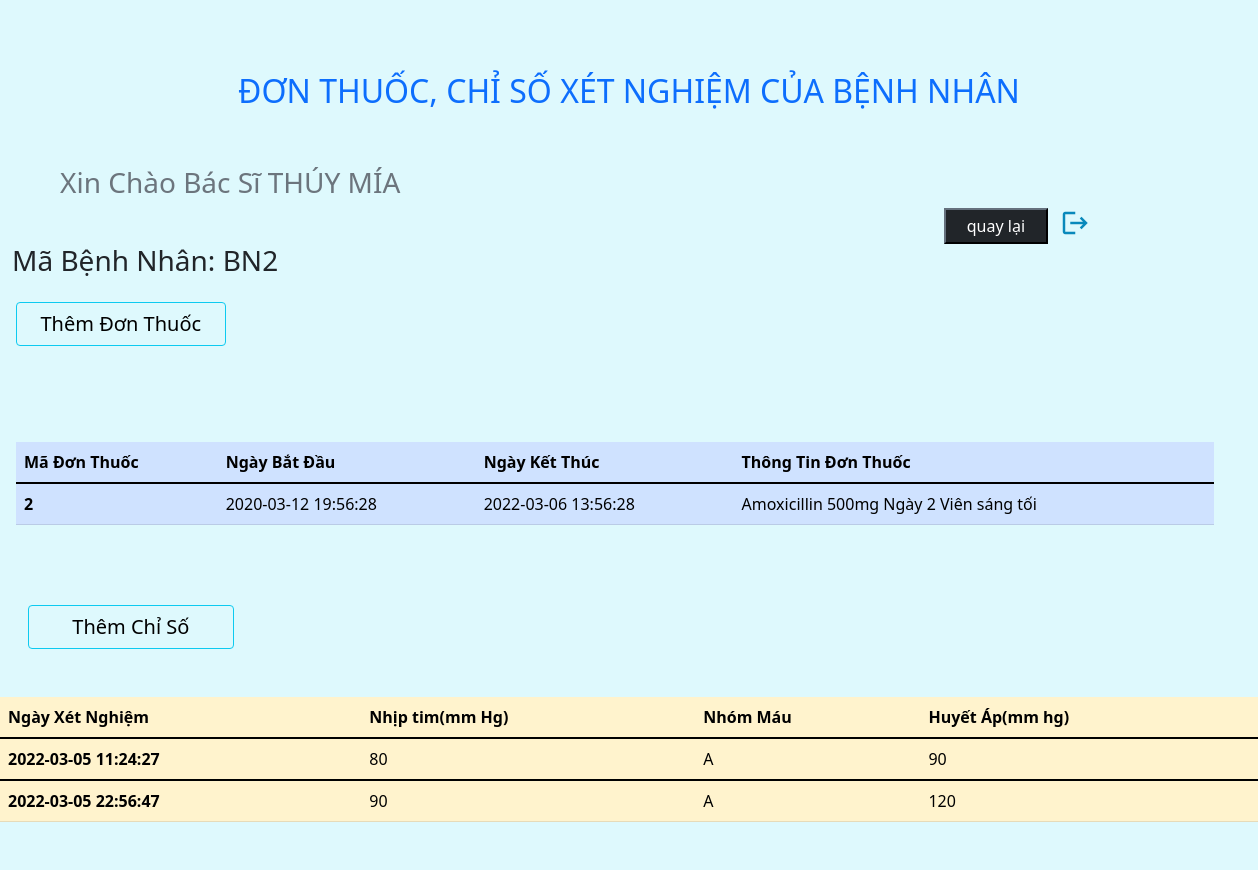
Screenshot of /UI/bs/CTdonthuoc.php?id=BN2 (signed in) with the database file from the repository.
### tables this page shows
CREATE TABLE `bacsi` (
  `mabs` varchar(100) NOT NULL,
  `tenbs` varchar(100) DEFAULT NULL,
  `makhoa` varchar(100) DEFAULT NULL,
  `sdt` decimal(10,0) DEFAULT NULL,
  `matkhau` varchar(100) DEFAULT NULL,
  `diachi` varchar(100) DEFAULT NULL
);

CREATE TABLE `donthuoc` (
  `madonthuoc` varchar(100) NOT NULL,
  `mabn` varchar(100) NOT NULL,
  `ngaybatdau` datetime DEFAULT NULL,
  `ngayketthuc` datetime DEFAULT NULL,
  `thongtindonthuoc` varchar(1000) DEFAULT NULL
);

CREATE TABLE `chisoxn` (
  `mabn` varchar(100) NOT NULL,
  `huyetap` varchar(100) DEFAULT NULL,
  `nhiptim` varchar(100) DEFAULT NULL,
  `nhommau` varchar(100) DEFAULT NULL,
  `ngayxetnghiem` datetime NOT NULL DEFAULT current_timestamp()
);

### UI/bs/CTdonthuoc.php (the view, shortened to what this page needs)
<?php
$mabn = $_GET['id'];
?>
<!DOCTYPE html>
<html lang="en">
<head>
    <?php include './template/header.php' ?>
</head>
<body>
<div class="container-fluid ">
    <div class="row loginbs pt-5 ">
        <div class="col-md-12 pt-4 pb-5 text-primary text-center">
            <h2> ĐƠN THUỐC, CHỈ SỐ XÉT NGHIỆM CỦA BỆNH NHÂN </h2>
        </div>
    </div>
</div>
<div class="container-fluid  ">
    <div class="row ">
<?php    include '../../BusinessLogic/bs/dbConfig.php';
$mabs = $_SESSION['LoginOK'];
$query = "SELECT * FROM bacsi WHERE  mabs ='$mabs'";
$result = mysqli_query($db, $query);
$rs = mysqli_fetch_array($result);
$tenbs = $rs['tenbs'] ;
?>
        <div class="col-md-12  loginbs">
            <div class="row ">
                <div class=" text-secondary text-start  ms-5">
                    <h3>Xin Chào Bác Sĩ <?php echo $tenbs ?></h3>
                </div>
                <div class=" text-end  ">
                    <div class="row">
                        <span class="col-md-9"></span>
                        <button class="col-md-1  text-center btn-dark"> <a href="./donthuoc.php" class="text-decoration-none text-white"> quay lại</a></button>
                        <a href="../../BusinessLogic/bs/logout.php" class="text-decoration-none text-start col-md-1">
                        <span class="material-icons  col-md-1 ">
                   </span></a>
                </div>
                </div>
            </div>
            <div class="row">
                <h3>Mã Bệnh Nhân: <?php echo $mabn ?></h3>
                <div class=" mt-3 ms-3 btn btn-outline-info col-md-2"> <a href="./themdonthuoc.php?id=<?php echo $mabn; ?>" style="text-decoration: none; font-size: 20px; color: black" >Thêm Đơn Thuốc</a></div>
            </div>
            <div class="row mt-5 me-5 pb-5 pt-5">
                <table class=" ms-3 table table-primary">
                    <thead>
                      <tr>
                        <th scope="col">Mã Đơn Thuốc</th>
                        <th scope="col">Ngày Bắt Đầu</th>
                        <th scope="col">Ngày Kết Thúc</th>
                        <th scope="col">Thông Tin Đơn Thuốc</th>
                      </tr>
                    </thead>
                    <?php     $conn = mysqli_connect('localhost', 'root', '', 'benhvien');
          $mabn = $_GET['id'];
          $sql = "SELECT * FROM donthuoc where mabn= '$mabn'";
          $result = mysqli_query($conn, $sql);
          if (mysqli_num_rows($result) > 0) {
            while ($row = mysqli_fetch_assoc($result)) {
          ?>
                    <tbody>
                      <tr>
                        <th scope="row"><?php echo $row['madonthuoc'] ?></th>
                        <td><?php echo $row['ngaybatdau'] ?></td>
                        <td><?php echo $row['ngayketthuc'] ?></td>
                        <td><?php echo $row['thongtindonthuoc'] ?>  </td>
                      </tr>
                    </tbody>
                    <?php
            }
        }
                    ?>
                  </table>
         </div>
         <div class=" mt-3 ms-3 btn btn-outline-info col-md-2"> <a href="./themchiso.php?id=<?php echo $mabn; ?>" style="text-decoration: none; font-size: 20px; color: black" >Thêm Chỉ Số</a></div>
         <div class="row mt-5">
                <table class="table table-warning pb-5 mb-5 ">
                    <thead>
                      <tr>
                        <th scope="col">Ngày Xét Nghiệm </th>
                        <th scope="col">Nhịp tim(mm Hg)</th>
                        <th scope="col">Nhóm  Máu</th>
                        <th scope="col">Huyết Áp(mm hg)</th>
                      </tr>
                    </thead>
               <?php     $conn = mysqli_connect('localhost', 'root', '', 'benhvien');
          $mabn = $_GET['id'];
          $sql = "SELECT * FROM chisoxn where mabn= '$mabn'";
          $result = mysqli_query($conn, $sql);
          if (mysqli_num_rows($result) > 0) {
            while ($row = mysqli_fetch_assoc($result)) {
          ?>
                    <tbody>
                      <tr>
                        <th ><?php echo $row['ngayxetnghiem']  ?></th>
                        <td><?php echo  $row['nhiptim'] ?></td>
                        <td><?php echo $row['nhommau'] ?></td>
                        <td><?php echo  $row['huyetap'] ?></td>
                    </tbody>
                    <?php
            }
        }
                    ?>
                  </table>
         </div>
    </div>
</div>
<?php include './template/footer.php' ?>

### UI/assets/css/bs.css (style rules this page uses)
.material-icons { font-size: 30px ; color: rgb(9, 137, 187); ; cursor: pointer; }
.loginbs { background-color: rgba(192, 243, 252, 0.521); height: 100%; }

### rows the page displays
bacsi: tenbs "THÚY MÍA"
donthuoc: madonthuoc "2", ngaybatdau "2020-03-12 19:56:28", ngayketthuc "2022-03-06 13:56:28", thongtindonthuoc "Amoxicillin 500mg Ngày 2 Viên sáng tối"
chisoxn: ngayxetnghiem "2022-03-05 11:24:27", nhiptim "80", nhommau "A", huyetap "90"
chisoxn: ngayxetnghiem "2022-03-05 22:56:47", nhiptim "90", nhommau "A", huyetap "120"

### other values shown
$mabn "BN2"
